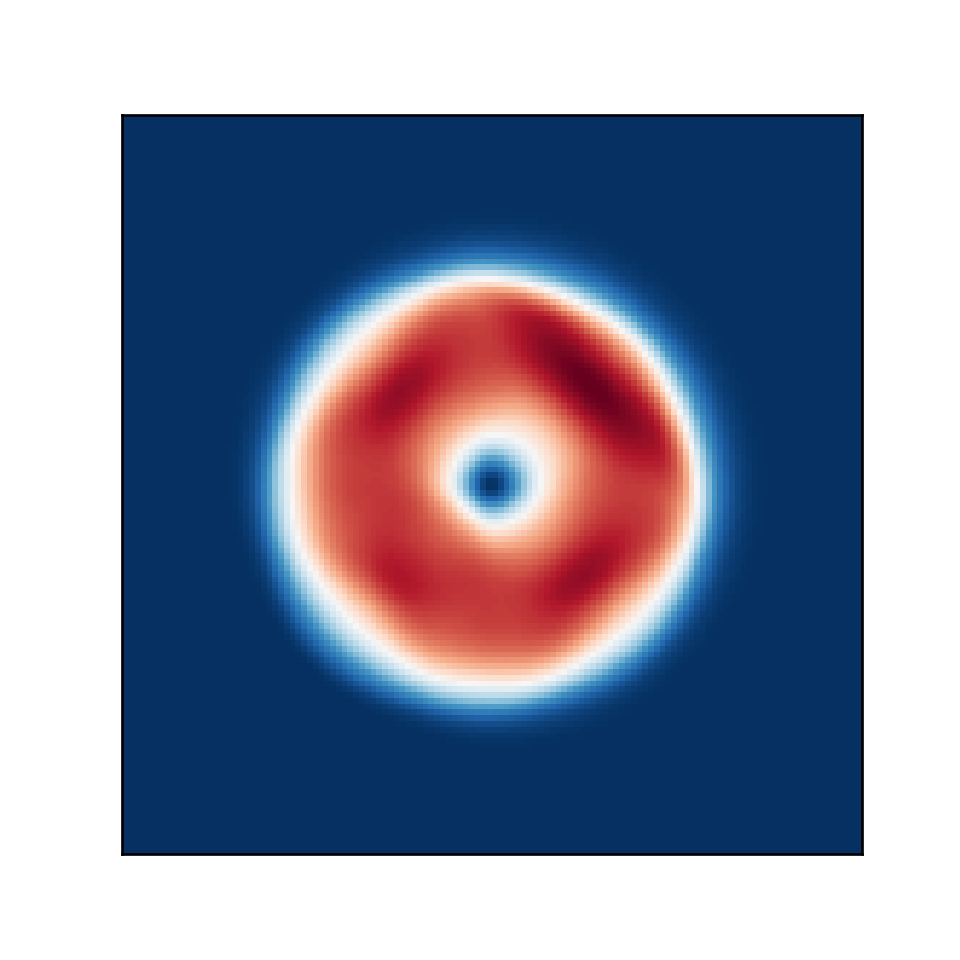

Reproduce this figure in Python.
import matplotlib.pyplot as plt
import numpy as np

"""
Create Your Own Constrained Transport Magnetohydrodynamics Simulation (With Python)
Philip Mocz (2023), @PMocz

Simulate the Orszag-Tang vortex MHD problem

"""

def getCurl(Az, dx):
	"""
    Calculate the discrete curl
	Az       is matrix of nodal z-component of magnetic potential
	dx       is the cell size
	bx       is matrix of cell face x-component magnetic-field
	by       is matrix of cell face y-component magnetic-field
	"""
	# directions for np.roll()
	R = -1   # right/up
	L = 1    # left/down

	bx =  ( Az - np.roll(Az,L,axis=1) ) / dx  # = d Az / d y
	by = -( Az - np.roll(Az,L,axis=0) ) / dx  # =-d Az / d x

	return bx, by


def getDiv(bx, by, dx):
	"""
    Calculate the discrete curl of each cell
    dx       is the cell size
	bx       is matrix of cell face x-component magnetic-field
	by       is matrix of cell face y-component magnetic-field
	"""
	# directions for np.roll()
	R = -1   # right/up
	L = 1    # left/down

	divB = (bx - np.roll(bx,L,axis=0) + by - np.roll(by,L,axis=1)) / dx

	return divB


def getBavg(bx, by):
	"""
    Calculate the volume-averaged magnetic field
	bx       is matrix of cell face x-component magnetic-field
	by       is matrix of cell face y-component magnetic-field
	Bx       is matrix of cell Bx
	By       is matrix of cell By
	"""
	# directions for np.roll()
	R = -1   # right/up
	L = 1    # left/down

	Bx = 0.5 * ( bx + np.roll(bx,L,axis=0) )
	By = 0.5 * ( by + np.roll(by,L,axis=1) )

	return Bx, By


def getConserved( rho, vx, vy, P, Bx, By, gamma, vol ):
	"""
    Calculate the conserved variable from the primitive
	rho      is matrix of cell densities
	vx       is matrix of cell x-velocity
	vy       is matrix of cell y-velocity
	P        is matrix of cell Total pressures
	Bx       is matrix of cell Bx
	By       is matrix of cell By
	gamma    is ideal gas gamma
	vol      is cell volume
	Mass     is matrix of mass in cells
	Momx     is matrix of x-momentum in cells
	Momy     is matrix of y-momentum in cells
	Energy   is matrix of energy in cells
	"""
	Mass   = rho * vol
	Momx   = rho * vx * vol
	Momy   = rho * vy * vol
	Energy = ((P-0.5*(Bx**2+By**2))/(gamma-1) + 0.5*rho*(vx**2+vy**2) + 0.5*(Bx**2+By**2)) * vol

	return Mass, Momx, Momy, Energy


def getPrimitive( Mass, Momx, Momy, Energy, Bx, By, gamma, vol ):
	"""
    Calculate the primitive variable from the conservative
	Mass     is matrix of mass in cells
	Momx     is matrix of x-momentum in cells
	Momy     is matrix of y-momentum in cells
	Energy   is matrix of energy in cells
	Bx       is matrix of cell Bx
	By       is matrix of cell By
	gamma    is ideal gas gamma
	vol      is cell volume
	rho      is matrix of cell densities
	vx       is matrix of cell x-velocity
	vy       is matrix of cell y-velocity
	P        is matrix of cell Total pressures
	"""
	rho = Mass / vol
	vx  = Momx / rho / vol
	vy  = Momy / rho / vol
	P   = (Energy/vol - 0.5*rho*(vx**2+vy**2) - 0.5*(Bx**2+By**2)) * (gamma-1) + 0.5*(Bx**2+By**2)

	return rho, vx, vy, P


def getGradient(f, dx):
	"""
    Calculate the gradients of a field
	f        is a matrix of the field
	dx       is the cell size
	f_dx     is a matrix of derivative of f in the x-direction
	f_dy     is a matrix of derivative of f in the y-direction
	"""
	# directions for np.roll()
	R = -1   # right
	L = 1    # left

	f_dx = ( np.roll(f,R,axis=0) - np.roll(f,L,axis=0) ) / (2*dx)
	f_dy = ( np.roll(f,R,axis=1) - np.roll(f,L,axis=1) ) / (2*dx)

	return f_dx, f_dy


def slopeLimit(f, dx, f_dx, f_dy):
	"""
    Apply slope limiter to slopes
	f        is a matrix of the field
	dx       is the cell size
	f_dx     is a matrix of derivative of f in the x-direction
	f_dy     is a matrix of derivative of f in the y-direction
	"""
	# directions for np.roll()
	R = -1   # right
	L = 1    # left

	f_dx = np.maximum(0., np.minimum(1., ( (f-np.roll(f,L,axis=0))/dx)/(f_dx + 1.0e-8*(f_dx==0)))) * f_dx
	f_dx = np.maximum(0., np.minimum(1., (-(f-np.roll(f,R,axis=0))/dx)/(f_dx + 1.0e-8*(f_dx==0)))) * f_dx
	f_dy = np.maximum(0., np.minimum(1., ( (f-np.roll(f,L,axis=1))/dx)/(f_dy + 1.0e-8*(f_dy==0)))) * f_dy
	f_dy = np.maximum(0., np.minimum(1., (-(f-np.roll(f,R,axis=1))/dx)/(f_dy + 1.0e-8*(f_dy==0)))) * f_dy

	return f_dx, f_dy


def extrapolateInSpaceToFace(f, f_dx, f_dy, dx):
	"""
    Calculate the gradients of a field
	f        is a matrix of the field
	f_dx     is a matrix of the field x-derivatives
	f_dy     is a matrix of the field y-derivatives
	dx       is the cell size
	f_XL     is a matrix of spatial-extrapolated values on `left' face along x-axis
	f_XR     is a matrix of spatial-extrapolated values on `right' face along x-axis
	f_YL     is a matrix of spatial-extrapolated values on `left' face along y-axis
	f_YR     is a matrix of spatial-extrapolated values on `right' face along y-axis
	"""
	# directions for np.roll()
	R = -1   # right
	L = 1    # left

	f_XL = f - f_dx * dx/2
	f_XL = np.roll(f_XL,R,axis=0)
	f_XR = f + f_dx * dx/2

	f_YL = f - f_dy * dx/2
	f_YL = np.roll(f_YL,R,axis=1)
	f_YR = f + f_dy * dx/2

	return f_XL, f_XR, f_YL, f_YR


def applyFluxes(F, flux_F_X, flux_F_Y, dx, dt):
	"""
    Apply fluxes to conserved variables
	F        is a matrix of the conserved variable field
	flux_F_X is a matrix of the x-dir fluxes
	flux_F_Y is a matrix of the y-dir fluxes
	dx       is the cell size
	dt       is the timestep
	"""
	# directions for np.roll()
	R = -1   # right
	L = 1    # left

	# update solution
	F += - dt * dx * flux_F_X
	F +=   dt * dx * np.roll(flux_F_X,L,axis=0)
	F += - dt * dx * flux_F_Y
	F +=   dt * dx * np.roll(flux_F_Y,L,axis=1)

	return F


def constrainedTransport(bx, by, flux_By_X, flux_Bx_Y, dx, dt):
	"""
    Apply fluxes to face-centered magnetic fields in a constrained transport manner
	bx        is matrix of cell face x-component magnetic-field
	by        is matrix of cell face y-component magnetic-field
	flux_By_X is a matrix of the x-dir fluxes of By
	flux_Bx_Y is a matrix of the y-dir fluxes of Bx
	dx        is the cell size
	dt        is the timestep
	"""
	# directions for np.roll()
	R = -1   # right
	L = 1    # left

	# update solution
	# Ez at top right node of cell = avg of 4 fluxes
	Ez = 0.25 * ( -flux_By_X - np.roll(flux_By_X,R,axis=1) + flux_Bx_Y + np.roll(flux_Bx_Y,R,axis=0) )
	dbx, dby = getCurl(-Ez, dx)

	bx += dt * dbx
	by += dt * dby

	return bx, by


def getFlux(rho_L, rho_R, vx_L, vx_R, vy_L, vy_R, P_L, P_R, Bx_L, Bx_R, By_L, By_R, gamma):
	"""
    Calculate fluxed between 2 states with local Lax-Friedrichs/Rusanov rule
	rho_L        is a matrix of left-state  density
	rho_R        is a matrix of right-state density
	vx_L         is a matrix of left-state  x-velocity
	vx_R         is a matrix of right-state x-velocity
	vy_L         is a matrix of left-state  y-velocity
	vy_R         is a matrix of right-state y-velocity
	P_L          is a matrix of left-state  Total pressure
	P_R          is a matrix of right-state Total pressure
	Bx_L         is a matrix of left-state  x-magnetic-field
	Bx_R         is a matrix of right-state x-magnetic-field
	By_L         is a matrix of left-state  y-magnetic-field
	By_R         is a matrix of right-state y-magnetic-field
	gamma        is the ideal gas gamma
	flux_Mass    is the matrix of mass fluxes
	flux_Momx    is the matrix of x-momentum fluxes
	flux_Momy    is the matrix of y-momentum fluxes
	flux_Energy  is the matrix of energy fluxes
	"""

	# left and right energies
	en_L = (P_L - 0.5*(Bx_L**2+By_L**2))/(gamma-1) + 0.5*rho_L*(vx_L**2+vy_L**2) + 0.5*(Bx_L**2+By_L**2)
	en_R = (P_R - 0.5*(Bx_R**2+By_R**2))/(gamma-1) + 0.5*rho_R*(vx_R**2+vy_R**2) + 0.5*(Bx_R**2+By_R**2)

	# compute star (averaged) states
	rho_star  = 0.5*(rho_L + rho_R)
	momx_star = 0.5*(rho_L * vx_L + rho_R * vx_R)
	momy_star = 0.5*(rho_L * vy_L + rho_R * vy_R)
	en_star   = 0.5*(en_L + en_R)
	Bx_star   = 0.5*(Bx_L + Bx_R)
	By_star   = 0.5*(By_L + By_R)

	P_star = (gamma-1)*(en_star - 0.5*(momx_star**2+momy_star**2)/rho_star - 0.5*(Bx_star**2+By_star**2)) + 0.5*(Bx_star**2+By_star**2)

	# compute fluxes (local Lax-Friedrichs/Rusanov)
	flux_Mass   = momx_star
	flux_Momx   = momx_star**2/rho_star + P_star - Bx_star * Bx_star
	flux_Momy   = momx_star * momy_star/rho_star - Bx_star * By_star
	flux_Energy = (en_star+P_star) * momx_star/rho_star - Bx_star * (Bx_star*momx_star + By_star*momy_star) / rho_star
	flux_By     = (By_star * momx_star - Bx_star * momy_star) / rho_star

	# find wavespeeds
	c0_L = np.sqrt( gamma*(P_L-0.5*(Bx_L**2+By_L**2))/rho_L )
	c0_R = np.sqrt( gamma*(P_R-0.5*(Bx_R**2+By_R**2))/rho_R )
	ca_L = np.sqrt( (Bx_L**2+By_L**2)/rho_L )
	ca_R = np.sqrt( (Bx_R**2+By_R**2)/rho_R )
	cf_L = np.sqrt( 0.5*(c0_L**2+ca_L**2) + 0.5*np.sqrt((c0_L**2+ca_L**2)**2) )
	cf_R = np.sqrt( 0.5*(c0_R**2+ca_R**2) + 0.5*np.sqrt((c0_R**2+ca_R**2)**2) )
	C_L = cf_L+ np.abs(vx_L)
	C_R = cf_R + np.abs(vx_R)
	C = np.maximum( C_L, C_R )

	# add stabilizing diffusive term
	flux_Mass   -= C * 0.5 * (rho_L - rho_R)
	flux_Momx   -= C * 0.5 * (rho_L * vx_L - rho_R * vx_R)
	flux_Momy   -= C * 0.5 * (rho_L * vy_L - rho_R * vy_R)
	flux_Energy -= C * 0.5 * ( en_L - en_R )
	flux_By     -= C * 0.5 * ( By_L - By_R )

	return flux_Mass, flux_Momx, flux_Momy, flux_Energy, flux_By


def init_Orzag_Tang(boxsize, N, gamma):
	dx = boxsize / N
	vol = dx**2

	xlin = np.linspace(0.5*dx, boxsize-0.5*dx, N)
	Y, X = np.meshgrid( xlin, xlin )
	xlin_node = np.linspace(dx, boxsize, N)
	Yn, Xn = np.meshgrid( xlin_node, xlin_node )

	# Generate Initial Conditions
	rho = (gamma**2/(4*np.pi)) * np.ones(X.shape)
	vx = -np.sin(2*np.pi*Y)
	vy =  np.sin(2*np.pi*X)
	P = (gamma/(4*np.pi)) * np.ones(X.shape)  # init. gas pressure

	# magnetic field IC
	# (Az is at top-right node of each cell)
	Az = np.cos(4*np.pi*X)/(4*np.pi*np.sqrt(4*np.pi)) + np.cos(2*np.pi*Y)/(2*np.pi*np.sqrt(4*np.pi))
	bx, by = getCurl(Az, dx)
	Bx, By = getBavg(bx, by)

	# add magnetic pressure to get the total pressure
	P = P + 0.5*(Bx**2 + By**2)
	return X, Y, rho, vx, vy, P, bx, by

def init_Field_loop( boxsize, N, gamma ):
	# from Athena++
	vflow = 3
	rad = 0.3
	amp = 1.e-3

	dx = boxsize / N
	vol = np.prod(dx)

	hb = 0.5*boxsize
	xmin = -hb
	xmax = hb
	xlin = np.linspace(xmin+0.5*dx, xmax-0.5*dx, N)
	Y, X = np.meshgrid( xlin, xlin )
	xlin_node = np.linspace(xmin+dx, xmax, N)
	Yn, Xn = np.meshgrid( xlin_node, xlin_node )

	# xlin = np.linspace(0.5*dx[0], boxsize[0]-0.5*dx[0], N[0])
	# ylin = np.linspace(0.5*dx[1], boxsize[1]-0.5*dx[1], N[1])
	# Y, X = np.meshgrid( xlin, ylin )
	# xlin_node = np.linspace(dx[0], boxsize[0], N[0])
	# ylin_node = np.linspace(dx[1], boxsize[1], N[1])
	# Yn, Xn = np.meshgrid( xlin_node, ylin_node )

	# Generate Initial Conditions
	diag = np.sqrt(2)*boxsize
  # diag = np.sqrt(np.sum(boxsize**2))

	rho = np.ones(X.shape)
	vx = vflow*boxsize/diag
	vy = vflow*boxsize/diag
	# vx = vflow*boxsize[0]/diag
	# vy = vflow*boxsize[1]/diag

	P = np.ones(X.shape)  # init. gas pressure

  # Magnetic field
	dist = np.sqrt(X**2 + Y**2)
	Az = np.clip(amp*(rad - dist),0,None)
	bx, by = getCurl(Az, dx)
	Bx, By = getBavg(bx, by)
	Bmag = np.sqrt(Bx**2+By**2)
	print(Bmag.min(),Bmag.max())

	# add magnetic pressure to get the total pressure
	P = P + 0.5*(Bx**2 + By**2)
	return X, Y, rho, vx, vy, P, bx, by

def main():
	""" Finite Volume simulation """
	# Simulation parameters
	N                      = 128 # resolution
	boxsize                = 1.
	gamma                  = 5/3 # ideal gas gamma
	courant_fac            = 0.4
	t                      = 0
	tEnd                   = 0.5
	tOut                   = 0.01 # draw frequency
	useSlopeLimiting       = True
	plotRealTime = True # switch on for plotting as the simulation goes along

	# Mesh
	dx = boxsize / N
	vol = dx**2

	# X, Y, rho, vx, vy, P, bx, by = init_Orzag_Tang( boxsize, N, gamma )
	X, Y, rho, vx, vy, P, bx, by = init_Field_loop( boxsize, N, gamma )
	Bx, By = getBavg(bx, by)

	# Get conserved variables
	Mass, Momx, Momy, Energy = getConserved( rho, vx, vy, P, Bx, By, gamma, vol )

	# prep figure
	fig = plt.figure(figsize=(4,4), dpi=80)
	outputCount = 1

	# Simulation Main Loop
	while t < tEnd:

		# get Primitive variables
		Bx, By = getBavg(bx, by)
		rho, vx, vy, P = getPrimitive( Mass, Momx, Momy, Energy, Bx, By, gamma, vol )

		# get time step (CFL) = dx / max signal speed
		c0 = np.sqrt( gamma*(P-0.5*(Bx**2+By**2))/rho )
		ca = np.sqrt( (Bx**2+By**2)/rho )
		cf = np.sqrt( 0.5*(c0**2+ca**2) + 0.5*np.sqrt((c0**2+ca**2)**2) )
		dt = courant_fac * np.min( dx / (cf + np.sqrt(vx**2+vy**2)) )
		plotThisTurn = False
		if t + dt > outputCount*tOut:
			dt = outputCount*tOut - t
			plotThisTurn = True

		# calculate gradients
		rho_dx, rho_dy = getGradient(rho, dx)
		vx_dx,  vx_dy  = getGradient(vx,  dx)
		vy_dx,  vy_dy  = getGradient(vy,  dx)
		P_dx,   P_dy   = getGradient(P,   dx)
		Bx_dx,  Bx_dy  = getGradient(Bx,  dx)
		By_dx,  By_dy  = getGradient(By,  dx)

		# slope limit gradients
		if useSlopeLimiting:
			rho_dx, rho_dy = slopeLimit(rho, dx, rho_dx, rho_dy)
			vx_dx,  vx_dy  = slopeLimit(vx , dx, vx_dx,  vx_dy )
			vy_dx,  vy_dy  = slopeLimit(vy , dx, vy_dx,  vy_dy )
			P_dx,   P_dy   = slopeLimit(P  , dx, P_dx,   P_dy  )
			Bx_dx,  Bx_dy  = slopeLimit(Bx , dx, Bx_dx,  Bx_dy )
			By_dx,  By_dy  = slopeLimit(By , dx, By_dx,  By_dy )

		# extrapolate half-step in time
		rho_prime = rho - 0.5*dt * ( vx * rho_dx + rho * vx_dx + vy * rho_dy + rho * vy_dy)
		vx_prime  = vx  - 0.5*dt * ( vx * vx_dx + vy * vx_dy + (1/rho) * P_dx - (2*Bx/rho) * Bx_dx - (By/rho) * Bx_dy - (Bx/rho) * By_dy )
		vy_prime  = vy  - 0.5*dt * ( vx * vy_dx + vy * vy_dy + (1/rho) * P_dy - (2*By/rho) * By_dy - (Bx/rho) * By_dx - (By/rho) * Bx_dx )
		P_prime   = P   - 0.5*dt * ( (gamma*(P-0.5*(Bx**2+By**2))+By**2)*vx_dx - Bx*By*vy_dx + vx*P_dx + (gamma-2)*(Bx*vx + By*vy)*Bx_dx - By*Bx*vx_dy + (gamma*(P-0.5*(Bx**2+By**2))+Bx**2)*vy_dy + vy*P_dy + (gamma-2)*(Bx*vx + By*vy)*By_dy  )
		Bx_prime  = Bx  - 0.5*dt * ( -By * vx_dy + Bx * vy_dy + vy * Bx_dy - vx * By_dy )
		By_prime  = By  - 0.5*dt * (  By * vx_dx - Bx * vy_dx - vy * Bx_dx + vx * By_dx )

		# extrapolate in space to face centers
		rho_XL, rho_XR, rho_YL, rho_YR = extrapolateInSpaceToFace(rho_prime, rho_dx, rho_dy, dx)
		vx_XL,  vx_XR,  vx_YL,  vx_YR  = extrapolateInSpaceToFace(vx_prime,  vx_dx,  vx_dy,  dx)
		vy_XL,  vy_XR,  vy_YL,  vy_YR  = extrapolateInSpaceToFace(vy_prime,  vy_dx,  vy_dy,  dx)
		P_XL,   P_XR,   P_YL,   P_YR   = extrapolateInSpaceToFace(P_prime,   P_dx,   P_dy,   dx)
		Bx_XL,  Bx_XR,  Bx_YL,  Bx_YR  = extrapolateInSpaceToFace(Bx_prime,  Bx_dx,  Bx_dy,  dx)
		By_XL,  By_XR,  By_YL,  By_YR  = extrapolateInSpaceToFace(By_prime,  By_dx,  By_dy,  dx)

		# compute fluxes (local Lax-Friedrichs/Rusanov)
		flux_Mass_X, flux_Momx_X, flux_Momy_X, flux_Energy_X, flux_By_X = getFlux(rho_XL, rho_XR, vx_XL, vx_XR, vy_XL, vy_XR, P_XL, P_XR, Bx_XL, Bx_XR, By_XL, By_XR, gamma)
		flux_Mass_Y, flux_Momy_Y, flux_Momx_Y, flux_Energy_Y, flux_Bx_Y = getFlux(rho_YL, rho_YR, vy_YL, vy_YR, vx_YL, vx_YR, P_YL, P_YR, By_YL, By_YR, Bx_YL, Bx_YR, gamma)

		# update solution
		Mass   = applyFluxes(Mass, flux_Mass_X, flux_Mass_Y, dx, dt)
		Momx   = applyFluxes(Momx, flux_Momx_X, flux_Momx_Y, dx, dt)
		Momy   = applyFluxes(Momy, flux_Momy_X, flux_Momy_Y, dx, dt)
		Energy = applyFluxes(Energy, flux_Energy_X, flux_Energy_Y, dx, dt)
		bx, by = constrainedTransport(bx, by, flux_By_X, flux_Bx_Y, dx, dt)

		# update time
		t += dt

		# check div B
		divB = getDiv(bx,by,dx)
		print("t = ", t, ", mean |divB| = ", np.mean(np.abs(divB)))

		# plot in real time
		if (plotRealTime and plotThisTurn) or (t >= tEnd):
			plt.cla()
			# plt.imshow(rho.T, cmap='jet')
			# plt.clim(0.06, 0.5)
			Bx, By = getBavg(bx, by)
			Pmag = Bx**2+By**2
			plt.imshow(Pmag.T, cmap='RdBu')
			plt.clim(0.0, 1.e-6)
			ax = plt.gca()
			ax.invert_yaxis()
			ax.get_xaxis().set_visible(False)
			ax.get_yaxis().set_visible(False)
			ax.set_aspect('equal')
			plt.pause(0.001)
			outputCount += 1

	print("done!")

	# Save figure
	plt.savefig('constrainedtransport.png',dpi=240)
	plt.show()

	return 0



if __name__== "__main__":
  main()

